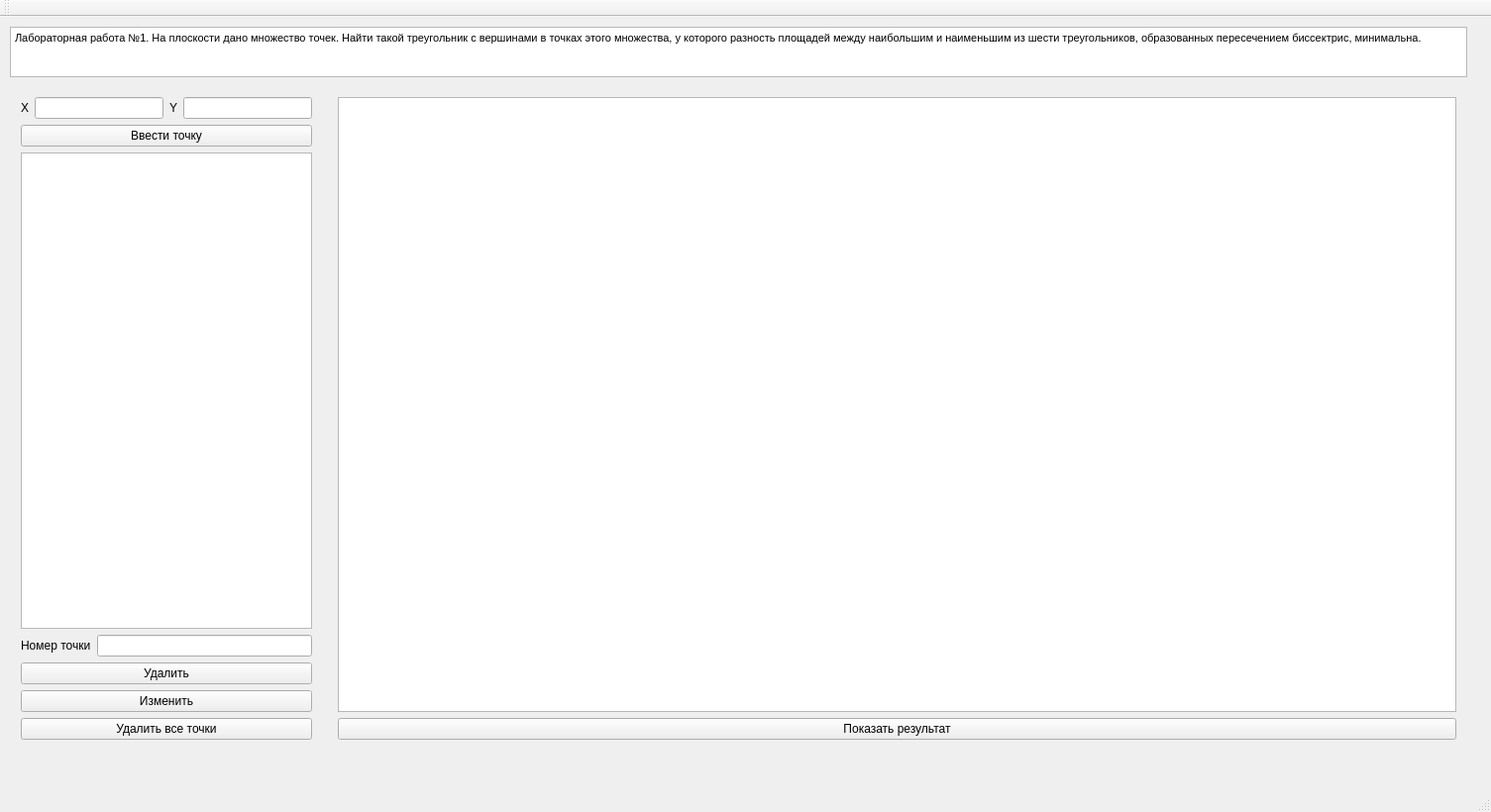
<?xml version="1.0" encoding="UTF-8"?>
<ui version="4.0">
 <class>MainWindow</class>
 <widget class="QMainWindow" name="MainWindow">
  <property name="geometry">
   <rect>
    <x>0</x>
    <y>0</y>
    <width>1505</width>
    <height>820</height>
   </rect>
  </property>
  <property name="windowTitle">
   <string>MainWindow</string>
  </property>
  <widget class="QWidget" name="centralWidget">
   <widget class="QTextBrowser" name="textBrowser">
    <property name="geometry">
     <rect>
      <x>10</x>
      <y>10</y>
      <width>1471</width>
      <height>51</height>
     </rect>
    </property>
    <property name="html">
     <string>&lt;!DOCTYPE HTML PUBLIC &quot;-//W3C//DTD HTML 4.0//EN&quot; &quot;http://www.w3.org/TR/REC-html40/strict.dtd&quot;&gt;
&lt;html&gt;&lt;head&gt;&lt;meta name=&quot;qrichtext&quot; content=&quot;1&quot; /&gt;&lt;style type=&quot;text/css&quot;&gt;
p, li { white-space: pre-wrap; }
&lt;/style&gt;&lt;/head&gt;&lt;body style=&quot; font-family:'MS Shell Dlg 2'; font-size:7.8pt; font-weight:400; font-style:normal;&quot;&gt;
&lt;p style=&quot; margin-top:0px; margin-bottom:0px; margin-left:0px; margin-right:0px; -qt-block-indent:0; text-indent:0px;&quot;&gt;&lt;span style=&quot; font-family:'-apple-system,BlinkMacSystemFont,Roboto,Helvetica Neue,sans-serif'; font-size:8pt; color:#000000; background-color:transparent;&quot;&gt;Лабораторная работа №1. На плоскости дано множество точек. Найти такой треугольник с вершинами в точках этого множества, у которого разность площадей между наибольшим и наименьшим из шести треугольников, образованных пересечением биссектрис, минимальна.&lt;/span&gt;&lt;/p&gt;&lt;/body&gt;&lt;/html&gt;</string>
    </property>
   </widget>
   <widget class="QWidget" name="layoutWidget">
    <property name="geometry">
     <rect>
      <x>10</x>
      <y>70</y>
      <width>316</width>
      <height>671</height>
     </rect>
    </property>
    <layout class="QVBoxLayout" name="verticalLayout_2">
     <item>
      <layout class="QVBoxLayout" name="verticalLayout">
       <item>
        <layout class="QHBoxLayout" name="horizontalLayout">
         <item>
          <widget class="QLabel" name="label">
           <property name="text">
            <string>X</string>
           </property>
          </widget>
         </item>
         <item>
          <widget class="QLineEdit" name="lineEditX"/>
         </item>
         <item>
          <widget class="QLabel" name="label_2">
           <property name="text">
            <string>Y</string>
           </property>
          </widget>
         </item>
         <item>
          <widget class="QLineEdit" name="lineEditY"/>
         </item>
        </layout>
       </item>
       <item>
        <widget class="QPushButton" name="enter">
         <property name="text">
          <string>Ввести точку</string>
         </property>
        </widget>
       </item>
      </layout>
     </item>
     <item>
      <widget class="QTableWidget" name="table"/>
     </item>
     <item>
      <layout class="QHBoxLayout" name="horizontalLayout_2">
       <item>
        <widget class="QLabel" name="label_3">
         <property name="text">
          <string>Номер точки</string>
         </property>
        </widget>
       </item>
       <item>
        <widget class="QLineEdit" name="lineEdit_change"/>
       </item>
      </layout>
     </item>
     <item>
      <widget class="QPushButton" name="delet">
       <property name="text">
        <string>Удалить</string>
       </property>
      </widget>
     </item>
     <item>
      <widget class="QPushButton" name="change">
       <property name="text">
        <string>Изменить</string>
       </property>
      </widget>
     </item>
     <item>
      <widget class="QPushButton" name="delete_all">
       <property name="text">
        <string>Удалить все точки</string>
       </property>
      </widget>
     </item>
    </layout>
   </widget>
   <widget class="QWidget" name="layoutWidget">
    <property name="geometry">
     <rect>
      <x>330</x>
      <y>70</y>
      <width>1151</width>
      <height>671</height>
     </rect>
    </property>
    <layout class="QVBoxLayout" name="verticalLayout_3">
     <item>
      <widget class="QGraphicsView" name="graphics"/>
     </item>
     <item>
      <widget class="QPushButton" name="show">
       <property name="text">
        <string>Показать результат</string>
       </property>
      </widget>
     </item>
    </layout>
   </widget>
  </widget>
  <widget class="QMenuBar" name="menuBar">
   <property name="geometry">
    <rect>
     <x>0</x>
     <y>0</y>
     <width>1505</width>
     <height>26</height>
    </rect>
   </property>
  </widget>
  <widget class="QToolBar" name="mainToolBar">
   <attribute name="toolBarArea">
    <enum>TopToolBarArea</enum>
   </attribute>
   <attribute name="toolBarBreak">
    <bool>false</bool>
   </attribute>
  </widget>
  <widget class="QStatusBar" name="statusBar"/>
 </widget>
 <layoutdefault spacing="6" margin="11"/>
 <resources/>
 <connections/>
</ui>
